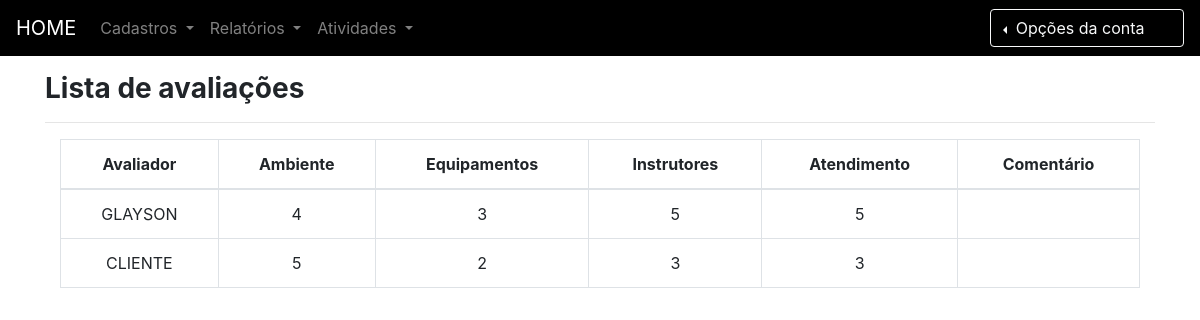
Page /avaliacoes/listar-avaliações/ (signed in) on the earlier database version.
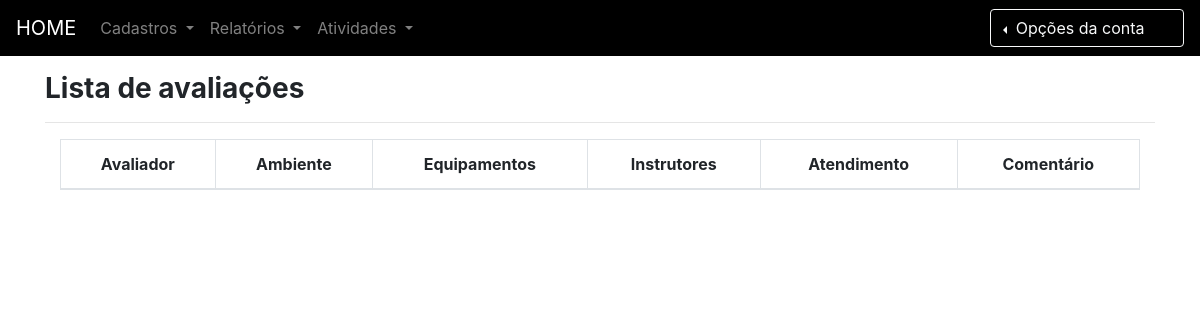
Same page on the later database version.
### avaliacoes/models.py (models this page shows)
class Avaliacao(models.Model):
	is_avaliado = models.BooleanField(default=False)
	notaCriterio1 = models.IntegerField(default = 0, blank = False, null = True)
	notaCriterio2 = models.IntegerField(default = 0, blank = False, null = True)
	notaCriterio3 = models.IntegerField(default = 0, blank = False, null = True)
	notaCriterio4 = models.IntegerField(default = 0, blank = False, null = True)
	comentario = models.CharField('Comentario', max_length=200, null = True, blank = True)
	criterio1 = models.ForeignKey('Criterio', on_delete=models.CASCADE,related_name='+', blank=True, null=True)
	criterio2 = models.ForeignKey('Criterio', on_delete=models.CASCADE,related_name='+', blank=True, null=True)
	criterio3 = models.ForeignKey('Criterio', on_delete=models.CASCADE,related_name='+', blank=True, null=True)
	criterio4 = models.ForeignKey('Criterio', on_delete=models.CASCADE,related_name='+', blank=True, null=True)
	avaliador = models.OneToOneField(settings.AUTH_USER_MODEL, on_delete=models.CASCADE, null=True, blank=True, unique=True)
	created_at = models.DateTimeField('Criado em',auto_now_add = True)
	updated_at = models.DateTimeField('Atualizado em',auto_now = True)
	class Meta:
		verbose_name = "Avaliação"
		verbose_name_plural = "Avaliações"
		ordering = ['is_avaliado','notaCriterio1','notaCriterio2','notaCriterio3','notaCriterio4','comentario','criterio1','criterio2','criterio3','criterio4','avaliador','created_at']

### avaliacoes/views.py (called while the page is built)
@permission_required('avaliacoes.view_avaliacao', login_url=views.autorizacao_negada)
def listar_avaliacoes(request):
    avaliacoes = Avaliacao.objects.all()
    template_name = 'listar-avaliacoes.html'
    context = {
        'avaliacoes': avaliacoes,
    }
    return render(request, template_name, context)

### avaliacoes/templates/listar-avaliacoes.html (shortened to what this page needs)
{% extends "base.html" %}
{% block content %}
<br/><br/><br/>
<div class="container">
	<h3 class="font-weight-bold ">Lista de avaliações</h3><hr/>
	<div class="row col-12 mx-auto ">
		<table class="table table-bordered ">
			<thead>
				<tr>
					<th class="text-center">Avaliador</th>
					<th class="text-center">Ambiente</th>
					<th class="text-center">Equipamentos</th>
					<th class="text-center">Instrutores</th>
					<th class="text-center">Atendimento</th>
					<th class="text-center">Comentário</th>
				</tr>
			</thead>
			<tbody>
				{% for avaliacao in avaliacoes %}
				<tr>
					<td class="text-center">{{ avaliacao.avaliador|upper }}</td>
					<td class="text-center">{{ avaliacao.notaCriterio1 }}</td>
					<td class="text-center">{{ avaliacao.notaCriterio2 }}</td>
					<td class="text-center">{{ avaliacao.notaCriterio3 }}</td>
					<td class="text-center">{{ avaliacao.notaCriterio4 }}</td>
					<td class="text-center">{{ avaliacao.comentario }}</td>
				</tr>
				{% endfor%}
			</tbody>
	</table>
</div>
</div>
{% endblock %}

Differences in the rows shown:
removed Avaliacao: avaliador "GLAYSON", notaCriterio1 "4", notaCriterio2 "3", notaCriterio3 "5", notaCriterio4 "5"
removed Avaliacao: avaliador "CLIENTE", notaCriterio1 "5", notaCriterio2 "2", notaCriterio3 "3", notaCriterio4 "3"
